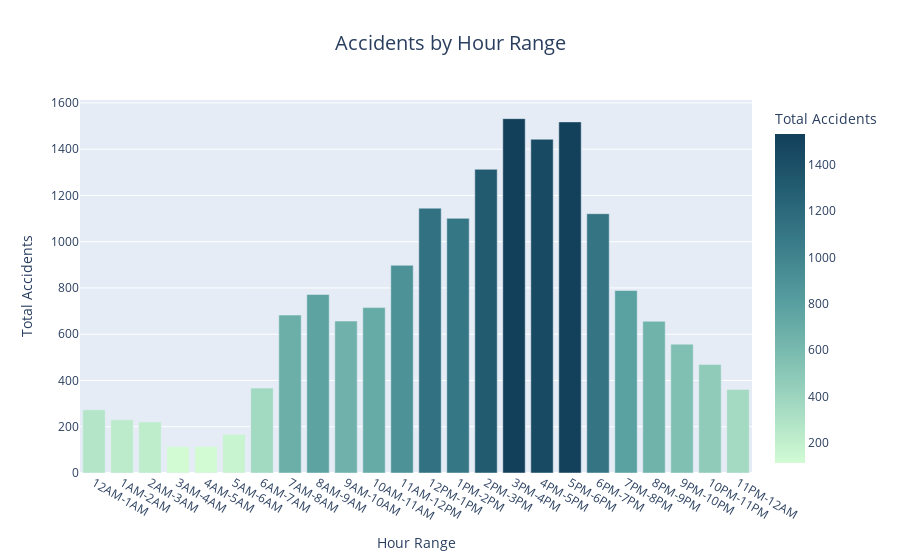

Write notebook code for a chart like this one.
### Code cell
# Count accidents per hr
hourly_accidents = df.groupby('Hour')['INCIDENT NUMBER'].count().reset_index(name='Count')

# Bins
hour_ranges = ['12AM-1AM', '1AM-2AM', '2AM-3AM', '3AM-4AM', '4AM-5AM', '5AM-6AM', '6AM-7AM', '7AM-8AM',
               '8AM-9AM', '9AM-10AM', '10AM-11AM', '11AM-12PM', '12PM-1PM', '1PM-2PM', '2PM-3PM', '3PM-4PM',
               '4PM-5PM', '5PM-6PM', '6PM-7PM', '7PM-8PM', '8PM-9PM', '9PM-10PM', '10PM-11PM', '11PM-12AM']

# Bin hr ranges
hourly_accidents['Hour Range'] = pd.cut(hourly_accidents['Hour'], bins=24, labels=hour_ranges)

# Add hr range to df
df['hour_range'] = pd.cut(df['Hour'], bins=24, labels=hour_ranges)

# Rename count and rm hour col
hourly_accidents = hourly_accidents.groupby('Hour Range')['Count'].sum().reset_index(name='Total Accidents')

# Create bar char
fig = px.bar(hourly_accidents, x='Hour Range', y='Total Accidents', color='Total Accidents', color_continuous_scale='darkmint', title='Accidents by Hour Range')
fig.update_layout(title_font=dict(size=20), title_x=0.5)
fig.show()

### Figure 1 — Plotly figure (JSON) as saved in the notebook; plotly's stock layout.template omitted (floating-point values rounded to 4 significant figures)
{"data": [{"alignmentgroup": "True", "hovertemplate": "Hour Range=%{x}<br>Total Accidents=%{marker.color}<extra></extra>", "legendgroup": "", "marker": {"color": [273, 230, 221, 114, 115, 167, 367, 683, 772, 657, 715, 898, 1145, 1101, 1313, 1532, 1443, 1518, 1121, 789, 656, 557, 469, 361], "coloraxis": "coloraxis", "pattern": {"shape": ""}}, "name": "", "offsetgroup": "", "orientation": "v", "showlegend": false, "textposition": "auto", "type": "bar", "x": ["12AM-1AM", "1AM-2AM", "2AM-3AM", "3AM-4AM", "4AM-5AM", "5AM-6AM", "6AM-7AM", "7AM-8AM", "8AM-9AM", "9AM-10AM", "10AM-11AM", "11AM-12PM", "12PM-1PM", "1PM-2PM", "2PM-3PM", "3PM-4PM", "4PM-5PM", "5PM-6PM", "6PM-7PM", "7PM-8PM", "8PM-9PM", "9PM-10PM", "10PM-11PM", "11PM-12AM"], "xaxis": "x", "y": [273, 230, 221, 114, 115, 167, 367, 683, 772, 657, 715, 898, 1145, 1101, 1313, 1532, 1443, 1518, 1121, 789, 656, 557, 469, 361], "yaxis": "y"}], "layout": {"barmode": "relative", "coloraxis": {"colorbar": {"title": {"text": "Total Accidents"}}, "colorscale": [[0, "rgb(210, 251, 212)"], [0.1667, "rgb(165, 219, 194)"], [0.3333, "rgb(123, 188, 176)"], [0.5, "rgb(85, 156, 158)"], [0.6667, "rgb(58, 124, 137)"], [0.8333, "rgb(35, 93, 114)"], [1, "rgb(18, 63, 90)"]]}, "legend": {"tracegroupgap": 0}, "title": {"font": {"size": 20}, "text": "Accidents by Hour Range", "x": 0.5}, "xaxis": {"anchor": "y", "domain": [0, 1], "title": {"text": "Hour Range"}}, "yaxis": {"anchor": "x", "domain": [0, 1], "title": {"text": "Total Accidents"}}}}
